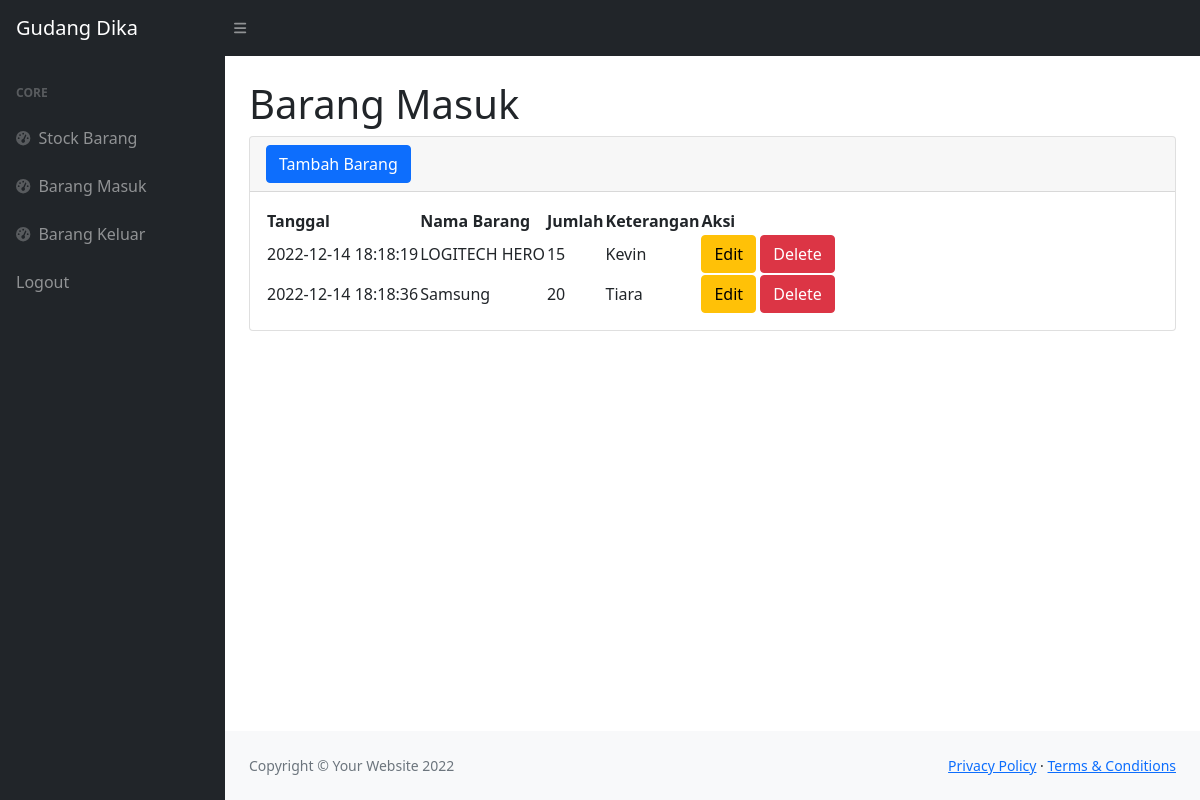
Screenshot of /masuk.php with the database file from the repository.
### tables this page shows
CREATE TABLE `masuk` (
  `idmasuk` int(11) NOT NULL,
  `idbarang` int(11) NOT NULL,
  `tanggal` timestamp NOT NULL DEFAULT current_timestamp(),
  `keterangan` varchar(25) NOT NULL,
  `qty` int(11) NOT NULL
);

CREATE TABLE `stock` (
  `idbarang` int(11) NOT NULL,
  `namabarang` varchar(25) NOT NULL,
  `deskripsi` varchar(25) NOT NULL,
  `stock` int(11) NOT NULL
);

### masuk.php (the view, shortened to what this page needs)
<?php
require 'function.php';
?>
<!DOCTYPE html>
<html lang="en">
    <head>
        <link href="https://cdn.jsdelivr.net/npm/simple-datatables@latest/dist/style.css" rel="stylesheet" />
        <link href="css/styles.css" rel="stylesheet" />
    </head>
    <body class="sb-nav-fixed">
        <nav class="sb-topnav navbar navbar-expand navbar-dark bg-dark">
            <a class="navbar-brand ps-3" href="index.php">Gudang Dika</a>
            <button class="btn btn-link btn-sm order-1 order-lg-0 me-4 me-lg-0" id="sidebarToggle" href="#!"><i class="fas fa-bars"></i></button>
        </nav>
        <div id="layoutSidenav">
            <div id="layoutSidenav_nav">
                <nav class="sb-sidenav accordion sb-sidenav-dark" id="sidenavAccordion">
                    <div class="sb-sidenav-menu">
                        <div class="nav">
                            <div class="sb-sidenav-menu-heading">Core</div>
                            <a class="nav-link" href="index.php">
                                <div class="sb-nav-link-icon"><i class="fas fa-tachometer-alt"></i></div>
                                Stock Barang
                            </a>
                            <a class="nav-link" href="masuk.php">
                                <div class="sb-nav-link-icon"><i class="fas fa-tachometer-alt"></i></div>
                                Barang Masuk
                            </a>
                            <a class="nav-link" href="keluar.php">
                                <div class="sb-nav-link-icon"><i class="fas fa-tachometer-alt"></i></div>
                                Barang Keluar
                            </a>
                            <a class="nav-link" href="logout.php">
                                Logout
                            </a>
                        </div>
                    </div>
                </nav>
            </div>
            <div id="layoutSidenav_content">
                <main>
                    <div class="container-fluid px-4">
                        <h1 class="mt-4">Barang Masuk</h1>
                        <div class="card mb-4">
                            <div class="card-header">
                            <button type="button" class="btn btn-primary" data-bs-toggle="modal" data-bs-target="#exampleModal">
                             Tambah Barang
                            </button>
                            </div>
                            <div class="card-body">
                                <table id="datatablesSimple">
                                    <thead>
                                        <tr>
                                            <th>Tanggal</th>
                                            <th>Nama Barang</th>
                                            <th>Jumlah</th>
                                            <th>Keterangan</th>
                                            <th>Aksi</th>
                                        </tr>
                                    </thead>
                                    <tbody>
                                    <?php
                                        $ambilsemuadatastock = mysqli_query($conn, "select * from masuk m, stock s where s.idbarang = m.idbarang");
                                        while($data=mysqli_fetch_array($ambilsemuadatastock)){
                                            $idm = $data['idmasuk'];
                                            $tanggal = $data['tanggal'];
                                            $namabarang = $data['namabarang'];
                                            $qty = $data['qty'];
                                            $keterangan = $data['keterangan'];
                                        ?>
                                        <tr>
                                            <td><?=$tanggal;?></td>
                                            <td><?=$namabarang;?></td>
                                            <td><?=$qty;?></td>
                                            <td><?=$keterangan;?></td>
                                            <td>
                                            <button type="button" class="btn btn-warning" data-bs-toggle="modal" data-bs-target="#edit<?=$idm;?>">
                                                Edit
                                            </button>
                                             <button type="button" class="btn btn-danger" data-bs-toggle="modal" data-bs-target="#delete<?=$idm;?>">
                                                Delete
                                            </button>
                                            </td>
                                        </tr>
                                        <?php
                                        };
                                        ?>
                                    </tbody>
                                </table>
                            </div>
                        </div>
                    </div>
                </main>
                <footer class="py-4 bg-light mt-auto">
                    <div class="container-fluid px-4">
                        <div class="d-flex align-items-center justify-content-between small">
                            <div class="text-muted">Copyright &copy; Your Website 2022</div>
                            <div>
                                <a href="#">Privacy Policy</a>
                                &middot;
                                <a href="#">Terms &amp; Conditions</a>
                            </div>
                        </div>
                    </div>
                </footer>
            </div>
        </div>
    </body>
</html>

### rows the page displays
masuk: tanggal "2022-12-14 18:18:19", idbarang.namabarang "LOGITECH HERO", qty "15", keterangan "Kevin"
masuk: tanggal "2022-12-14 18:18:36", idbarang.namabarang "Samsung", qty "20", keterangan "Tiara"
